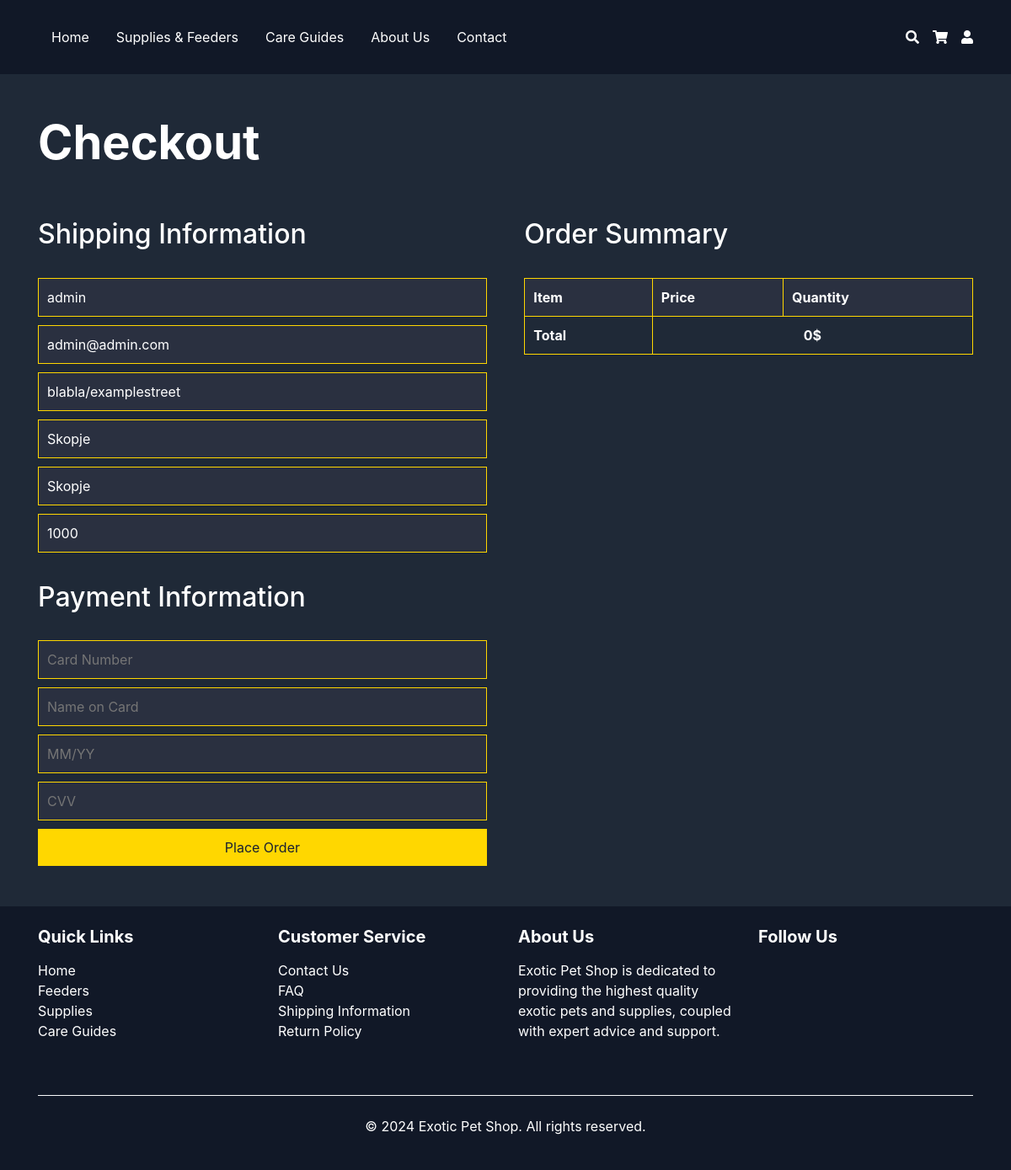
Before: /cart/ (signed in) with the older database file.
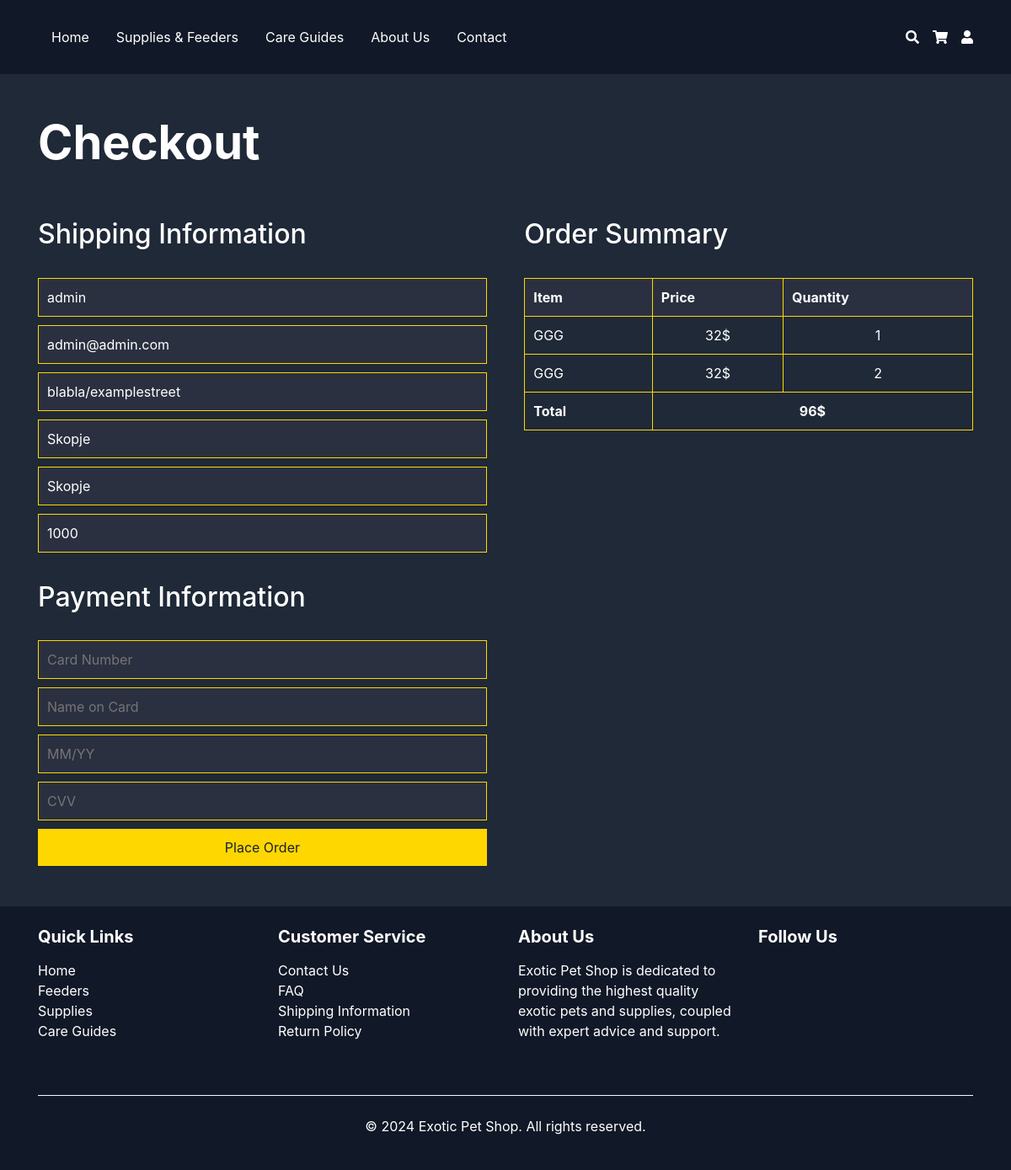
After: the same page with the newer database file.
### Store/models.py (models this page shows, shortened)
class Cart(models.Model):
    user = models.OneToOneField(User, on_delete=models.CASCADE, default=None)
    total_price = models.DecimalField(max_digits=6, decimal_places=2, default=0)

class CartItem(models.Model):
    SEX_CHOICES = [
        ('M', 'Male'),
        ('F', 'Female'),
    ]
    cart = models.ForeignKey(Cart, on_delete=models.CASCADE, related_name='items', null=True)
    animal = models.ForeignKey(Animal, on_delete=models.CASCADE, null=True, blank=True)
    supply = models.ForeignKey(Supplies, on_delete=models.CASCADE, null=True, blank=True)
    quantity = models.PositiveIntegerField(default=1)
    age = models.PositiveIntegerField(null=True, blank=True)
    sex = models.CharField(max_length=1, choices=SEX_CHOICES, null=True, blank=True)

class Animal(models.Model):
    common_name = models.CharField(max_length=200, null=True, blank=True)
    scientific_name = models.CharField(max_length=200, null=True, blank=True)
    image = models.ImageField(upload_to='animals/', null=True, blank=True)
    price = models.DecimalField(max_digits=6, decimal_places=2, null=True, blank=True)
    description = CKEditor5Field('Description', null=True, blank=True)
    category = models.ForeignKey(Category, on_delete=models.SET_NULL, null=True, blank=True)

### Store/views.py (the view)
# urls.py: path('cart/', views.display_cart, name='cart'),
@login_required
def display_cart(request):
    user = request.user
    user_profile, created = UserProfile.objects.get_or_create(user=user)
    cart, created = Cart.objects.get_or_create(user=request.user)
    cart_items = cart.items.all()  # Use the related_name 'items' we set in the CartItem model
    return render(request, 'cart.html', {'cart_items': cart_items, 'cart': cart, "user_profile": user_profile})

### templates/cart.html (shortened to what this page needs)
{% extends 'layout.html' %}
{% load static %}
{% block content %}
<link rel="stylesheet" type="text/css" href="{% static '/css/cart.css' %}">
<div class="container py-5">
    <h1 class="mb-8 display-4 font-weight-bold pb-5">Checkout</h1>
    <div class="checkout-container">
        <div class="checkout-form">
        <h2 class="pb-4">Shipping Information</h2>
            <form id="checkout-form" method="POST" action="{% url 'Store:place_order' %}">
                <input type="text" name="name" placeholder="Full Name" value="{{ user_profile.shipping_name }}" readonly>
                <input type="email" name="email" placeholder="Email Address" value="{{ request.user.email }}" readonly>
                <input type="text" name="address" placeholder="Street Address" value="{{ user_profile.shipping_address }}" readonly>
                <input type="text" name="city" placeholder="City" value="{{ user_profile.shipping_city }}" readonly>
                <input type="text" name="state" placeholder="State/Province" value="{{ user_profile.shipping_state }}" readonly>
                <input type="text" name="zip" placeholder="ZIP/Postal Code" value="{{ user_profile.shipping_zip }}" readonly>
                <h2 class="py-4">Payment Information</h2>
                <input type="text" name="card-number" placeholder="Card Number" required>
                <input type="text" name="card-name" placeholder="Name on Card" required>
                <input type="text" name="expiry" placeholder="MM/YY" required>
                <input type="text" name="cvv" placeholder="CVV" required>
                <button type="submit">Place Order</button>
            </form>
        </div>
        <div class="order-summary">
            <h2 class="pb-4">Order Summary</h2>
            <table>
                <thead>
                    <tr>
                        <th>Item</th>
                        <th>Price</th>
                        <th>Quantity</th>
                    </tr>
                </thead>
                <tbody id="order-items">
                    {% for cart_item in cart_items %}
                        {% if cart_item.animal %}
                        <tr>
                            <td>{{ cart_item.animal.common_name }}</td>
                            <td class="text-center">{{ cart_item.animal.price|floatformat:0 }}$</td>
                            <td class="text-center">{{ cart_item.quantity }}</td>
                        </tr>
                        {% endif %}
                    {% endfor %}
                </tbody>
                <tfoot>
                    <tr>
                        <td><strong>Total</strong></td>
                        <td colspan="2" class="text-center"><strong>{{ cart.total_price|floatformat:0 }}$</strong></td>
                    </tr>
                </tfoot>
            </table>
        </div>
    </div>
</div>
{% endblock %}

Changed rows visible on the page:
added CartItem: animal.common_name "GGG", animal.price "32", quantity "1"
added CartItem: animal.common_name "GGG", animal.price "32", quantity "2"
changed Cart: total_price "0" → "96"
